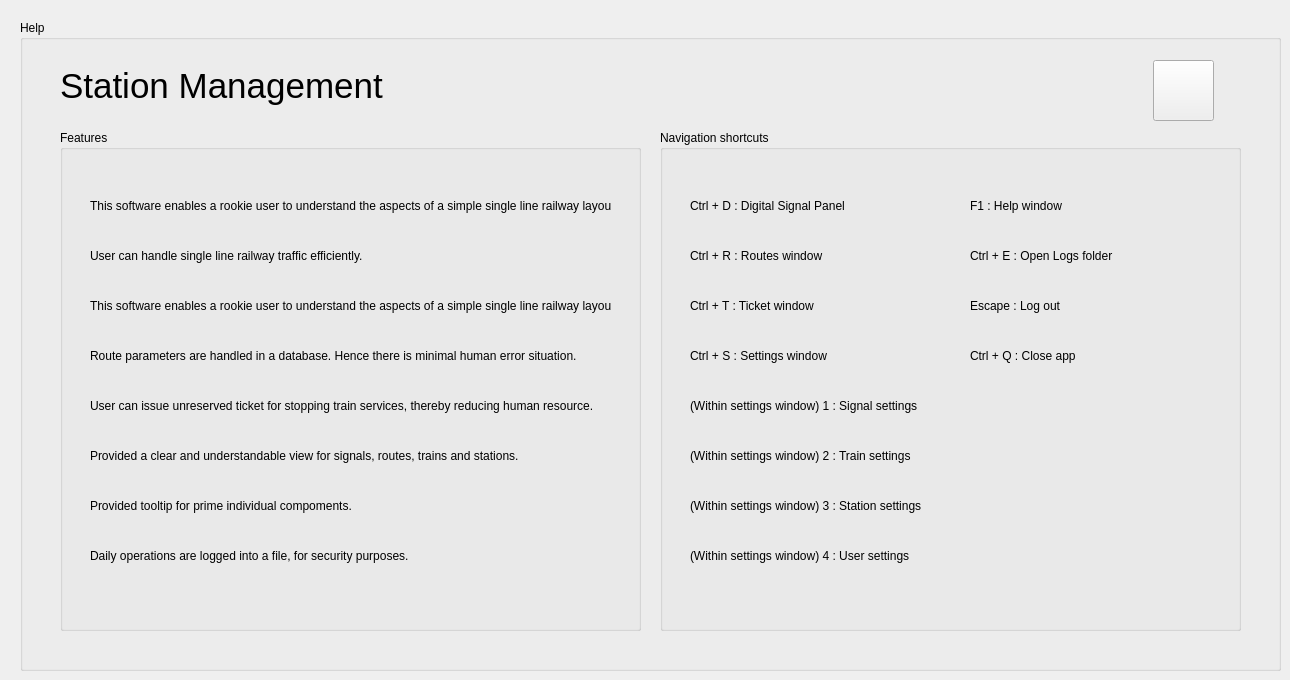
    <widget class="QWidget" name="tab_18">
     <attribute name="title">
      <string>Help</string>
     </attribute>
     <widget class="QGroupBox" name="groupBox_24">
      <property name="geometry">
       <rect>
        <x>20</x>
        <y>20</y>
        <width>1261</width>
        <height>651</height>
       </rect>
      </property>
      <property name="title">
       <string>Help</string>
      </property>
      <widget class="QPushButton" name="pushButton_66">
       <property name="geometry">
        <rect>
         <x>1133</x>
         <y>40</y>
         <width>61</width>
         <height>61</height>
        </rect>
       </property>
       <property name="toolTip">
        <string>Help</string>
       </property>
       <property name="text">
        <string/>
       </property>
       <property name="icon">
        <iconset resource="IconResource.qrc">
         <normaloff>:/Icons/Icons/Back.webp</normaloff>:/Icons/Icons/Back.webp</iconset>
       </property>
       <property name="iconSize">
        <size>
         <width>30</width>
         <height>30</height>
        </size>
       </property>
       <property name="shortcut">
        <string>F1</string>
       </property>
      </widget>
      <widget class="QLabel" name="label_113">
       <property name="geometry">
        <rect>
         <x>40</x>
         <y>30</y>
         <width>341</width>
         <height>71</height>
        </rect>
       </property>
       <property name="font">
        <font>
         <pointsize>26</pointsize>
        </font>
       </property>
       <property name="text">
        <string>Station Management</string>
       </property>
      </widget>
      <widget class="QGroupBox" name="groupBox_25">
       <property name="geometry">
        <rect>
         <x>40</x>
         <y>110</y>
         <width>581</width>
         <height>501</height>
        </rect>
       </property>
       <property name="title">
        <string>Features</string>
       </property>
       <widget class="QLabel" name="label_114">
        <property name="geometry">
         <rect>
          <x>30</x>
          <y>60</y>
          <width>521</width>
          <height>31</height>
         </rect>
        </property>
        <property name="text">
         <string>This software enables a rookie user to understand the aspects of a simple single line railway layout.</string>
        </property>
       </widget>
       <widget class="QLabel" name="label_115">
        <property name="geometry">
         <rect>
          <x>30</x>
          <y>110</y>
          <width>521</width>
          <height>31</height>
         </rect>
        </property>
        <property name="text">
         <string>User can handle single line railway traffic efficiently.</string>
        </property>
       </widget>
       <widget class="QLabel" name="label_116">
        <property name="geometry">
         <rect>
          <x>30</x>
          <y>160</y>
          <width>521</width>
          <height>31</height>
         </rect>
        </property>
        <property name="text">
         <string>This software enables a rookie user to understand the aspects of a simple single line railway layout.</string>
        </property>
       </widget>
       <widget class="QLabel" name="label_117">
        <property name="geometry">
         <rect>
          <x>30</x>
          <y>210</y>
          <width>521</width>
          <height>31</height>
         </rect>
        </property>
        <property name="text">
         <string>Route parameters are handled in a database. Hence there is minimal human error situation.</string>
        </property>
       </widget>
       <widget class="QLabel" name="label_118">
        <property name="geometry">
         <rect>
          <x>30</x>
          <y>260</y>
          <width>521</width>
          <height>31</height>
         </rect>
        </property>
        <property name="text">
         <string>User can issue unreserved ticket for stopping train services, thereby reducing human resource.</string>
        </property>
       </widget>
       <widget class="QLabel" name="label_119">
        <property name="geometry">
         <rect>
          <x>30</x>
          <y>310</y>
          <width>521</width>
          <height>31</height>
         </rect>
        </property>
        <property name="text">
         <string>Provided a clear and understandable view for signals, routes, trains and stations.</string>
        </property>
       </widget>
       <widget class="QLabel" name="label_120">
        <property name="geometry">
         <rect>
          <x>30</x>
          <y>360</y>
          <width>521</width>
          <height>31</height>
         </rect>
        </property>
        <property name="text">
         <string>Provided tooltip for prime individual compoments.</string>
        </property>
       </widget>
       <widget class="QLabel" name="label_121">
        <property name="geometry">
         <rect>
          <x>30</x>
          <y>410</y>
          <width>521</width>
          <height>31</height>
         </rect>
        </property>
        <property name="text">
         <string>Daily operations are logged into a file, for security purposes.</string>
        </property>
       </widget>
      </widget>
      <widget class="QGroupBox" name="groupBox_26">
       <property name="geometry">
        <rect>
         <x>640</x>
         <y>110</y>
         <width>581</width>
         <height>501</height>
        </rect>
       </property>
       <property name="title">
        <string>Navigation shortcuts</string>
       </property>
       <widget class="QLabel" name="label_122">
        <property name="geometry">
         <rect>
          <x>30</x>
          <y>60</y>
          <width>211</width>
          <height>31</height>
         </rect>
        </property>
        <property name="text">
         <string>Ctrl + D : Digital Signal Panel</string>
        </property>
       </widget>
       <widget class="QLabel" name="label_123">
        <property name="geometry">
         <rect>
          <x>30</x>
          <y>110</y>
          <width>231</width>
          <height>31</height>
         </rect>
        </property>
        <property name="text">
         <string>Ctrl + R : Routes window</string>
        </property>
       </widget>
       <widget class="QLabel" name="label_124">
        <property name="geometry">
         <rect>
          <x>30</x>
          <y>160</y>
          <width>231</width>
          <height>31</height>
         </rect>
        </property>
        <property name="text">
         <string>Ctrl + T : Ticket window</string>
        </property>
       </widget>
       <widget class="QLabel" name="label_125">
        <property name="geometry">
         <rect>
          <x>30</x>
          <y>210</y>
          <width>231</width>
          <height>31</height>
         </rect>
        </property>
        <property name="text">
         <string>Ctrl + S : Settings window</string>
        </property>
       </widget>
       <widget class="QLabel" name="label_126">
        <property name="geometry">
         <rect>
          <x>30</x>
          <y>260</y>
          <width>521</width>
          <height>31</height>
         </rect>
        </property>
        <property name="text">
         <string>(Within settings window) 1 : Signal settings</string>
        </property>
       </widget>
       <widget class="QLabel" name="label_127">
        <property name="geometry">
         <rect>
          <x>30</x>
          <y>310</y>
          <width>521</width>
          <height>31</height>
         </rect>
        </property>
        <property name="text">
         <string>(Within settings window) 2 : Train settings</string>
        </property>
       </widget>
       <widget class="QLabel" name="label_128">
        <property name="geometry">
         <rect>
          <x>30</x>
          <y>360</y>
          <width>521</width>
          <height>31</height>
         </rect>
        </property>
        <property name="text">
         <string>(Within settings window) 3 : Station settings</string>
        </property>
       </widget>
       <widget class="QLabel" name="label_129">
        <property name="geometry">
         <rect>
          <x>30</x>
          <y>410</y>
          <width>521</width>
          <height>31</height>
         </rect>
        </property>
        <property name="text">
         <string>(Within settings window) 4 : User settings</string>
        </property>
       </widget>
       <widget class="QLabel" name="label_130">
        <property name="geometry">
         <rect>
          <x>310</x>
          <y>60</y>
          <width>211</width>
          <height>31</height>
         </rect>
        </property>
        <property name="text">
         <string>F1 : Help window</string>
        </property>
       </widget>
       <widget class="QLabel" name="label_131">
        <property name="geometry">
         <rect>
          <x>310</x>
          <y>110</y>
          <width>211</width>
          <height>31</height>
         </rect>
        </property>
        <property name="text">
         <string>Ctrl + E : Open Logs folder</string>
        </property>
       </widget>
       <widget class="QLabel" name="label_132">
        <property name="geometry">
         <rect>
          <x>310</x>
          <y>160</y>
          <width>211</width>
          <height>31</height>
         </rect>
        </property>
        <property name="text">
         <string>Escape : Log out</string>
        </property>
       </widget>
       <widget class="QLabel" name="label_133">
        <property name="geometry">
         <rect>
          <x>310</x>
          <y>210</y>
          <width>211</width>
          <height>31</height>
         </rect>
        </property>
        <property name="text">
         <string>Ctrl + Q : Close app</string>
        </property>
       </widget>
      </widget>
     </widget>
    </widget>
